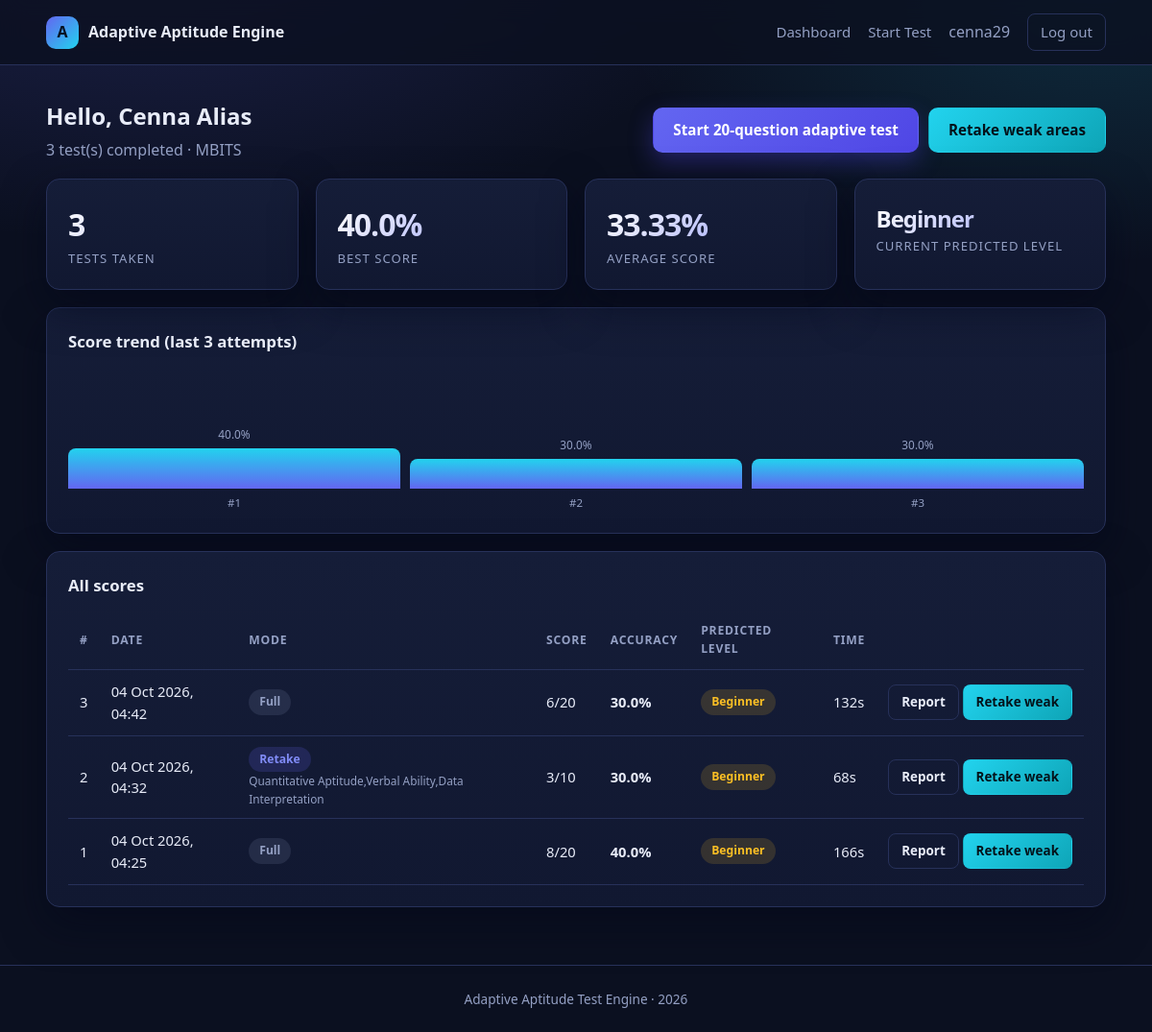
Before: /dashboard (signed in) with the older database file.
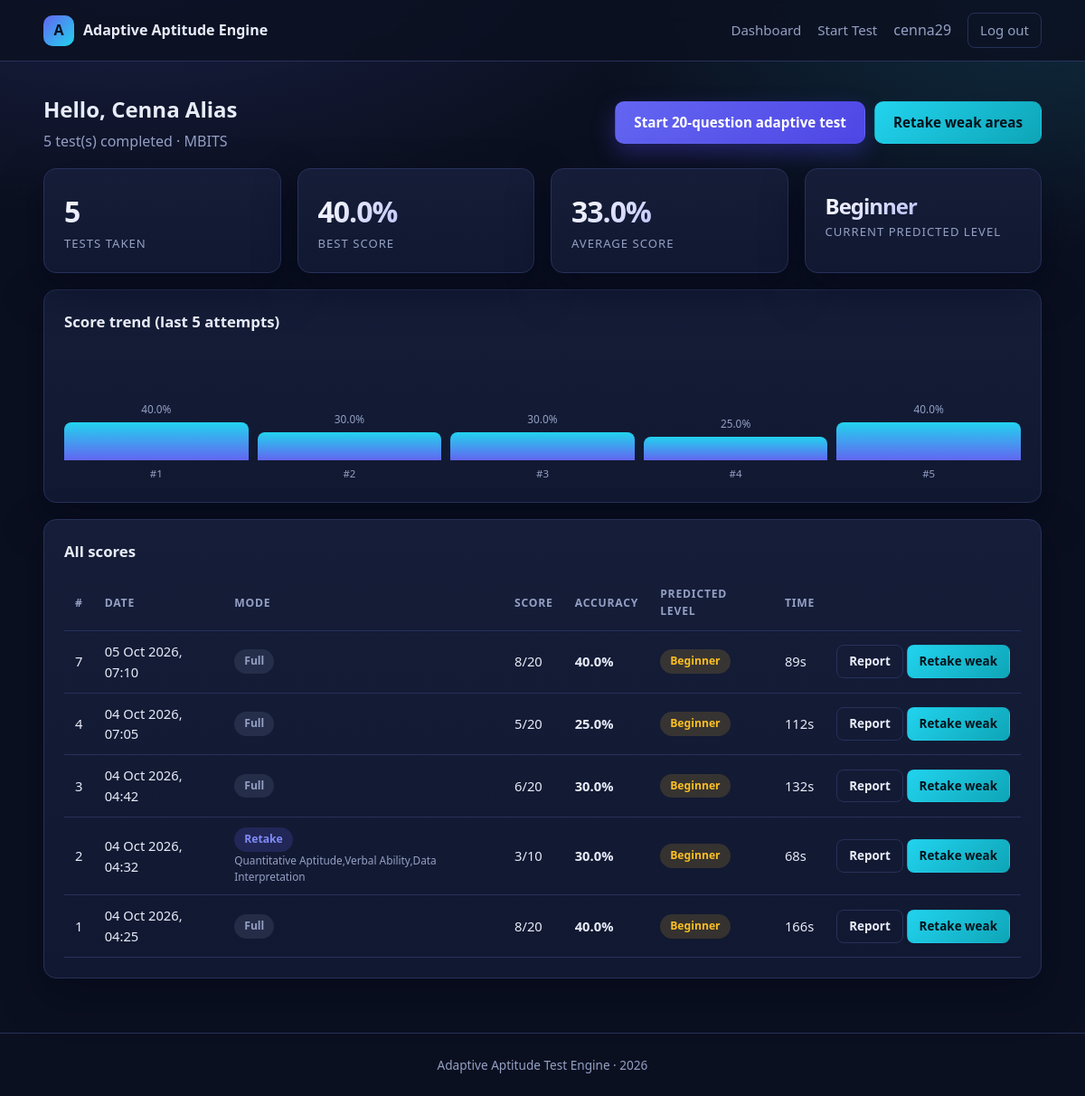
After: the same page with the newer database file.
### models.py (models this page shows, shortened)
class User(db.Model):
    __tablename__ = "users"
    id = db.Column(db.Integer, primary_key=True)
    username = db.Column(db.String(64), unique=True, nullable=False)
    email = db.Column(db.String(120), unique=True, nullable=False)
    full_name = db.Column(db.String(120))
    college = db.Column(db.String(160))
    password_hash = db.Column(db.String(255), nullable=False)
    is_admin = db.Column(db.Boolean, default=False, nullable=False)
    created_at = db.Column(db.DateTime, default=datetime.utcnow)
    attempts = db.relationship("TestAttempt", backref="user", lazy=True,
                               cascade="all, delete-orphan")
    @property
    def completed_attempts(self):
        return [a for a in self.attempts if a.completed]
    @property
    def best_score(self):
        return max((a.percentage for a in self.completed_attempts), default=0.0)
    @property
    def avg_score(self):
        done = self.completed_attempts
        return round(sum(a.percentage for a in done) / len(done), 2) if done else 0.0

class TestAttempt(db.Model):
    __tablename__ = "test_attempts"
    id = db.Column(db.Integer, primary_key=True)
    user_id = db.Column(db.Integer, db.ForeignKey("users.id"), nullable=False, index=True)
    mode = db.Column(db.String(20), default="full")        # full | retake
    focus_topics = db.Column(db.String(255))               # comma separated, retake mode
    total_questions = db.Column(db.Integer, default=0)
    correct_answers = db.Column(db.Integer, default=0)
    percentage = db.Column(db.Float, default=0.0)
    predicted_level = db.Column(db.String(20))
    level_confidence = db.Column(db.Float)
    time_taken = db.Column(db.Integer, default=0)          # seconds
    completed = db.Column(db.Boolean, default=False)
    started_at = db.Column(db.DateTime, default=datetime.utcnow)
    finished_at = db.Column(db.DateTime)
    answers = db.relationship("Answer", backref="attempt", lazy=True,
                              cascade="all, delete-orphan", order_by="Answer.sequence")
    def topic_breakdown(self):
        stats = {}
        for a in self.answers:
            s = stats.setdefault(a.topic, {"total": 0, "correct": 0})
            s["total"] += 1
            s["correct"] += 1 if a.is_correct else 0
        for s in stats.values():
            s["accuracy"] = round(s["correct"] * 100 / s["total"], 2) if s["total"] else 0.0
        return stats
    def weak_topics(self, threshold=60.0):
        return [t for t, s in self.topic_breakdown().items() if s["accuracy"] < threshold]

### app.py (the view)
@app.route("/dashboard")
@login_required
def dashboard():
    u = current_user()
    if u.is_admin:
        return redirect(url_for("admin_dashboard"))
    attempts = sorted(u.completed_attempts, key=lambda a: a.finished_at or a.started_at, reverse=True)
    topic_totals = aggregate_topics(attempts)
    weak = sorted([t for t, d in topic_totals.items()
                   if d["accuracy"] < app.config["WEAK_TOPIC_THRESHOLD"]],
                  key=lambda t: topic_totals[t]["accuracy"])
    trend = [{"label": f"#{i + 1}", "value": a.percentage}
             for i, a in enumerate(reversed(attempts))][-10:]
    return render_template("dashboard.html", attempts=attempts, topic_totals=topic_totals,
                           weak=weak, trend=trend, latest=attempts[0] if attempts else None)

### app.py (called while the page is built)
def current_user():
    uid = session.get("user_id")
    return db.session.get(User, uid) if uid else None

def login_required(view):
    @wraps(view)
    def wrapper(*a, **kw):
        if not current_user():
            flash("Please log in to continue.", "warning")
            return redirect(url_for("login"))
        return view(*a, **kw)
    return wrapper

def aggregate_topics(attempts):
    totals = {}
    for a in attempts:
        for t, s in a.topic_breakdown().items():
            d = totals.setdefault(t, {"total": 0, "correct": 0})
            d["total"] += s["total"]
            d["correct"] += s["correct"]
    for d in totals.values():
        d["accuracy"] = round(d["correct"] * 100 / d["total"], 2) if d["total"] else 0.0
    return totals

@app.context_processor
def inject_globals():
    return {"user": current_user(), "year": datetime.utcnow().year}

### templates/dashboard.html (shortened to what this page needs)
{% extends "base.html" %}
{% block body %}
<section class="page container">
  <div class="row-between mb">
    <div>
      <h1 style="margin:0">Hello, {{ user.full_name or user.username }}</h1>
      <p class="muted" style="margin:4px 0 0">{{ attempts|length }} test(s) completed{% if user.college %} &middot; {{ user.college }}{% endif %}</p>
    </div>
    <div style="display:flex;gap:10px;flex-wrap:wrap">
      <a class="btn btn-primary" href="{{ url_for('test_start') }}">Start 20-question adaptive test</a>
      {% if latest and weak %}<a class="btn btn-accent" href="{{ url_for('test_retake', attempt_id=latest.id) }}">Retake weak areas</a>{% endif %}
    </div>
  </div>
  <div class="grid grid-4 mb">
    <div class="card"><div class="stat-value">{{ attempts|length }}</div><div class="stat-label">Tests taken</div></div>
    <div class="card"><div class="stat-value">{{ user.best_score }}%</div><div class="stat-label">Best score</div></div>
    <div class="card"><div class="stat-value">{{ user.avg_score }}%</div><div class="stat-label">Average score</div></div>
    <div class="card"><div class="stat-value" style="font-size:1.5rem">{{ latest.predicted_level if latest else '--' }}</div><div class="stat-label">Current predicted level</div></div>
  </div>
  {% if not attempts %}
    <div class="card empty">
      <p>You haven't taken a test yet. Your first attempt builds your topic profile.</p>
      <a class="btn btn-primary" href="{{ url_for('test_start') }}">Take your first test</a>
    </div>
  {% else %}
    <div class="card">
      <h3 class="card-title">Score trend (last {{ trend|length }} attempts)</h3>
      <div class="trend">
        {% for t in trend %}
          <div class="trend-col">
            <span class="muted" style="font-size:.74rem">{{ t.value }}%</span>
            <div class="trend-bar" style="height: {{ (t.value * 1.05)|round(0, 'floor') }}px"></div>
            <span class="trend-label">{{ t.label }}</span>
          </div>
        {% endfor %}
      </div>
    </div>
  <div class="card mt">
    <h3 class="card-title">All scores</h3>
    <div class="table-wrap">
      <table>
        <thead><tr><th>#</th><th>Date</th><th>Mode</th><th>Score</th><th>Accuracy</th><th>Predicted level</th><th>Time</th><th></th></tr></thead>
        <tbody>
        {% for a in attempts %}
          <tr>
            <td>{{ a.id }}</td>
            <td>{{ (a.finished_at or a.started_at).strftime('%d %b %Y, %H:%M') }}</td>
            <td>{% if a.mode == 'retake' %}<span class="badge badge-medium">Retake</span><div class="muted" style="font-size:.74rem">{{ a.focus_topics }}</div>{% else %}<span class="badge badge-muted">Full</span>{% endif %}</td>
            <td>{{ a.correct_answers }}/{{ a.total_questions }}</td>
            <td><b>{{ a.percentage }}%</b></td>
            <td><span class="badge badge-{{ (a.predicted_level or 'muted')|lower }}">{{ a.predicted_level or '-' }}</span></td>
            <td>{{ a.time_taken }}s</td>
            <td style="white-space:nowrap">
              <a class="btn btn-ghost btn-sm" href="{{ url_for('report', attempt_id=a.id) }}">Report</a>
              {% if a.weak_topics() %}<a class="btn btn-accent btn-sm" href="{{ url_for('test_retake', attempt_id=a.id) }}">Retake weak</a>{% endif %}
            </td>
          </tr>
        {% endfor %}
        </tbody>
      </table>
    </div>
  </div>
  {% endif %}
</section>
{% endblock %}

### templates/base.html (shortened to what this page needs)
<!doctype html>
<html lang="en">
<head>
  <link rel="stylesheet" href="{{ url_for('static', filename='css/style.css') }}">
</head>
<body>
<nav class="nav">
  <div class="container nav-inner">
    <a class="brand" href="{{ url_for('home') }}"><span class="brand-mark">A</span> Adaptive Aptitude Engine</a>
    <div class="nav-links">
      {% if user %}
        {% if user.is_admin %}
          <a href="{{ url_for('admin_dashboard') }}">Admin</a>
          <a href="{{ url_for('admin_questions') }}">Questions</a>
        {% else %}
          <a href="{{ url_for('dashboard') }}">Dashboard</a>
          <a href="{{ url_for('test_start') }}">Start Test</a>
        {% endif %}
        <span class="muted">{{ user.username }}</span>
        <a class="btn btn-ghost btn-sm" href="{{ url_for('logout') }}">Log out</a>
      {% else %}
        <a href="{{ url_for('login') }}">Login</a>
        <a href="{{ url_for('admin_login') }}">Admin</a>
        <a class="btn btn-primary btn-sm" href="{{ url_for('register') }}">Register</a>
      {% endif %}
    </div>
  </div>
</nav>
{% block body %}{% endblock %}
<div class="footer">Adaptive Aptitude Test Engine &middot; {{ year }}</div>
</body>
</html>

### static/css/style.css (style rules this page uses)
:root { --bg: #0b1020; --bg-soft: #111831; --surface: #151d38; --surface-2: #1b2444; --border: #27315a; --text: #e8ecf8; --muted: #94a0c4; --primary: #6366f1; --primary-soft: #818cf8; --accent: #22d3ee; --success: #34d399; --warning: #fbbf24; --danger: #f87171; --radius: 14px; --shadow: 0 18px 44px rgba(3, 7, 25, 0.55); }
* { box-sizing: border-box; }
body { margin: 0; font-family: "Segoe UI", Roboto, "Helvetica Neue", Arial, sans-serif; background: radial-gradient(1100px 600px at 12% -10%, rgba(99,102,241,.22), transparent 60%), radial-gradient(900px 500px at 95% 0%, rgba(34,211,238,.14), transparent 55%), var(--bg); color: var(--text); min-height: 100vh; line-height: 1.55; }
a { color: var(--accent); text-decoration: none; }
.container { width: min(1180px, 92vw); margin: 0 auto; }
.nav { position: sticky; top: 0; z-index: 40; backdrop-filter: blur(12px); background: rgba(11,16,32,.82); border-bottom: 1px solid var(--border); }
.nav-inner { display: flex; align-items: center; gap: 22px; padding: 14px 0; }
.brand { display: flex; align-items: center; gap: 10px; font-weight: 700; color: var(--text); }
.brand-mark { width: 34px; height: 34px; border-radius: 10px; display: grid; place-items: center; background: linear-gradient(135deg, var(--primary), var(--accent)); font-weight: 800; color: #06101f; }
.nav-links { display: flex; gap: 18px; margin-left: auto; align-items: center; flex-wrap: wrap; }
.nav-links a { color: var(--muted); font-size: .94rem; font-weight: 500; }
.btn { display: inline-block; border: 1px solid transparent; cursor: pointer; padding: 11px 20px; border-radius: 10px; font-size: .95rem; font-weight: 600; background: var(--surface-2); color: var(--text); transition: transform .12s ease, box-shadow .12s ease; font-family: inherit; }
.btn-primary { background: linear-gradient(135deg, var(--primary), #4f46e5); color: #fff; box-shadow: 0 10px 24px rgba(79,70,229,.35); }
.btn-accent { background: linear-gradient(135deg, var(--accent), #0ea5b7); color: #04121a; }
.btn-ghost { background: transparent; border-color: var(--border); color: var(--text); }
.btn-sm { padding: 7px 13px; font-size: .84rem; border-radius: 8px; }
.card { background: linear-gradient(180deg, var(--surface), var(--bg-soft)); border: 1px solid var(--border); border-radius: var(--radius); padding: 22px; box-shadow: var(--shadow); }
.card-title { margin: 0 0 14px; font-size: 1.05rem; }
.grid { display: grid; gap: 18px; }
.grid-4 { grid-template-columns: repeat(auto-fit, minmax(190px, 1fr)); }
section.page { padding: 34px 0 60px; }
.stat-value { font-size: 2rem; font-weight: 800; letter-spacing: -1px; background: linear-gradient(135deg, #fff, var(--primary-soft)); -webkit-background-clip: text; background-clip: text; color: transparent; }
.stat-label { color: var(--muted); font-size: .82rem; text-transform: uppercase; letter-spacing: 1px; }
table { width: 100%; border-collapse: collapse; font-size: .92rem; }
th, td { padding: 11px 12px; text-align: left; border-bottom: 1px solid var(--border); vertical-align: middle; }
th { color: var(--muted); font-size: .76rem; text-transform: uppercase; letter-spacing: .8px; }
.table-wrap { overflow-x: auto; }
.badge { padding: 4px 11px; border-radius: 999px; font-size: .76rem; font-weight: 700; display: inline-block; }
.badge-easy, .badge-beginner { background: rgba(251,191,36,.15); color: var(--warning); }
.badge-medium, .badge-intermediate { background: rgba(99,102,241,.18); color: var(--primary-soft); }
.badge-muted { background: rgba(148,160,196,.14); color: var(--muted); }
.trend { display: flex; align-items: flex-end; gap: 10px; height: 150px; padding-top: 10px; }
.trend-col { flex: 1; display: flex; flex-direction: column; justify-content: flex-end; align-items: center; gap: 6px; }
.trend-bar { width: 100%; border-radius: 8px 8px 0 0; background: linear-gradient(180deg, var(--accent), var(--primary)); min-height: 4px; }
.trend-label { font-size: .72rem; color: var(--muted); }
.footer { border-top: 1px solid var(--border); padding: 24px 0; color: var(--muted); font-size: .85rem; text-align: center; }
.muted { color: var(--muted); }
.row-between { display: flex; justify-content: space-between; align-items: center; gap: 14px; flex-wrap: wrap; }
.mt { margin-top: 18px; }
.mb { margin-bottom: 18px; }

Changed rows visible on the page:
added TestAttempt: value "25.0", label "#4", id "4", finished_at "04 Oct 2026, 07:05", mode "Full", correct_answers "5", total_questions "20", percentage "25.0", predicted_level "Beginner", time_taken "112"
added TestAttempt: value "40.0", label "#5", id "7", finished_at "05 Oct 2026, 07:10", mode "Full", correct_answers "8", total_questions "20", percentage "40.0", predicted_level "Beginner", time_taken "89"
Other visible differences:
{{ attempts|length }}: "3" → "5"
{{ trend|length }}: "3" → "5"
